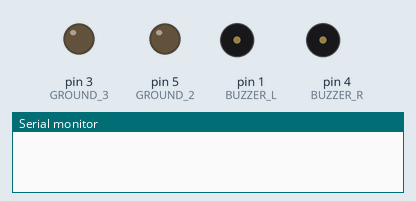
Simulated run of this sketch. Board: Arduino Uno, built with avr-gcc and run on an emulated ATmega328P. Parts: output pins drawn as LEDs (lit = HIGH), buzzer (waves = sounding, pin HIGH), the last lines printed to the serial monitor. Pins used as bus, display or sensor lines are not drawn.

Above: at 0.1 s.
At 1.1 s:
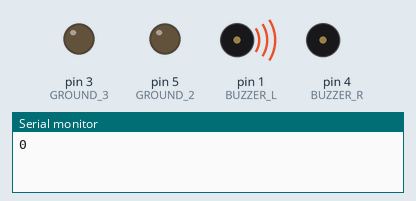
Timing chart, 0 to 2.6 s (numbered marks = the images above):
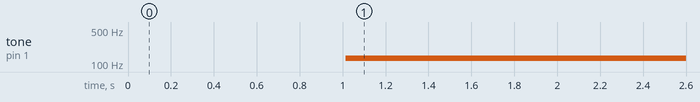

The sketch:

thereminheadphones.ino
```cpp
/*
 * Theremin Headphones
 * By: Linus Gordon
 *
 * This program uses an ultrasonic sensor, two buzzers, and the Light
 * Blue Bean Arduino to create a personal theremin. The two buzzers
 * are inserted into earbuds so the user can play the theremin by themselves.
 *
 * TODO: Add potentiometer for volume control
 */

#define TRIG 2
#define ECHO 0
#define BUZZER_L 1 // left earbud
#define GROUND_3 3
#define BUZZER_R 4 // right earbud
#define GROUND_2 5
#define MAX_FREQ 1048 // highest note
#define MIN_FREQ 131  // lowest note

long int pitch;

void setup() {
  // put your setup code here, to run once:
  Serial.begin(57600);
  pinMode(TRIG, OUTPUT);
  pinMode(ECHO, INPUT);

  pinMode(BUZZER_R, OUTPUT);
  pinMode(BUZZER_L, OUTPUT);

  pinMode(GROUND_2, OUTPUT);
  pinMode(GROUND_3, OUTPUT);

  /* Three grounds were needed because of the way the hardware and
     PCB circuit board were originally configured */
  digitalWrite(GROUND_2, 0);
  digitalWrite(GROUND_3, 0);

}

void loop() {
  // put your main code here, to run repeatedly:
  long duration;

  // Start low
   digitalWrite(TRIG, LOW);

  // Wait before going high
  delay(15);

  // Go high
  digitalWrite(TRIG, HIGH);

  // Pulse in to read time
  duration = pulseIn(ECHO, HIGH);

  Serial.print(duration);

  /* Calculate note to play based on distance from
   * hand from UltraSonic sensor
   */
  pitch = MIN_FREQ + (duration / 4);

  if(pitch > MAX_FREQ) {
    pitch = MAX_FREQ;
  }

  /* play notes on both buzzers */
  tone(BUZZER_R, pitch);
  tone(BUZZER_L, pitch);

  delay(100);
}
```

Measured:
- by itself, tone on pin 1 (BUZZER_L): silent → 131 Hz at 1.0 s
